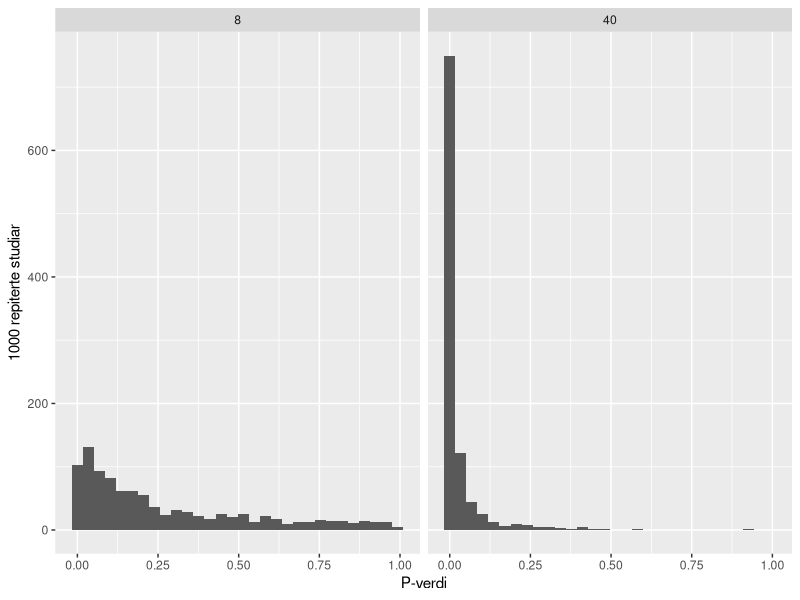
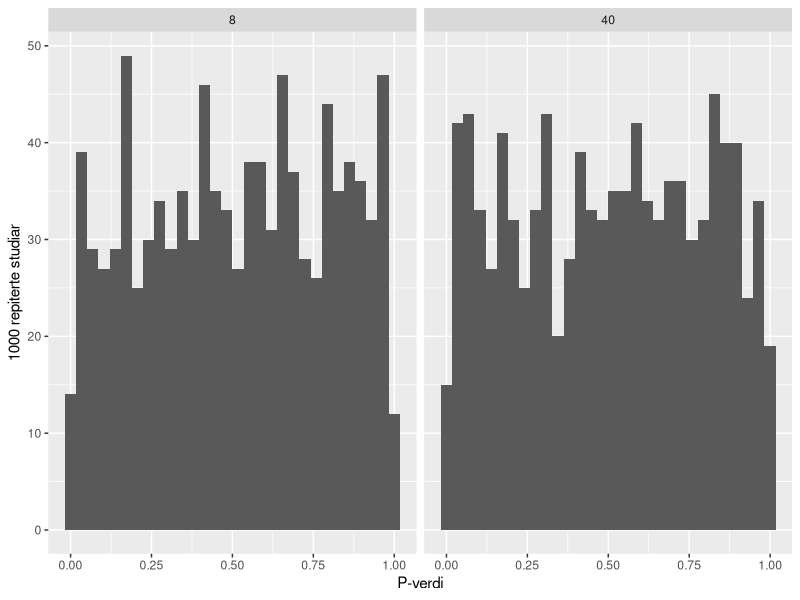

Generate these figures, in order, with R:
## ---- chunk 1
#| warning: FALSE
#| message: FALSE
#| echo: true


library(tidyverse)

set.seed(1)
population <- rnorm(1000000, mean = 1.5, sd = 3)


samp1 <- data.frame(y = sample(population, 8, replace = FALSE))

samp2 <- data.frame(y = sample(population, 40, replace = FALSE))




## ---- chunk 2
#| warning: FALSE
#| message: FALSE
#| echo: false


m1 <- lm(y ~ 1, data = samp1)
m2 <- lm(y ~ 1, data = samp2)

summary(m1)
summary(m2)
## ---- chunk 3
#| warning: FALSE
#| message: FALSE
#| echo: false

# Create data frames to store the model estimates
results_8 <- data.frame(estimate = rep(NA, 1000), 
                      se = rep(NA, 1000), 
                      pval = rep(NA, 1000), 
                      n = 8)  

results_40 <- data.frame(estimate = rep(NA, 1000), 
                      se = rep(NA, 1000), 
                      pval = rep(NA, 1000), 
                      n = 40)

# A for loop used to sample 1000 studies, each iteration (i) will draw a new sample
# from the population. 

for(i in 1:1000) {
  
  # Draw a sample 
  samp1 <- data.frame(y = sample(population, 8, replace = FALSE))
  samp2 <- data.frame(y = sample(population, 40, replace = FALSE))

  # Model the data
  m1 <- lm(y ~ 1, data = samp1)
  m2 <- lm(y ~ 1, data = samp2)
  
  # Extract values from the models
  results_8[i, 1] <- coef(summary(m1))[1, 1]
  results_8[i, 2] <- coef(summary(m1))[1, 2]
  results_8[i, 3] <- coef(summary(m1))[1, 4]

  results_40[i, 1] <- coef(summary(m2))[1, 1]
  results_40[i, 2] <- coef(summary(m2))[1, 2]
  results_40[i, 3] <- coef(summary(m2))[1, 4]
  
  
}


# Save the results in a combined data frame

results <- bind_rows(results_8, results_40)




## ---- chunk 4
#| warning: FALSE
#| message: FALSE
#| echo: false


sd_est40 <- sd(results_40$estimate)
sd_est8 <- sd(results_8$estimate)

mean_se40 <- mean(results_40$se)
mean_se8 <- mean(results_8$se)

## ---- chunk 5
#| warning: FALSE
#| message: FALSE
#| echo: false

results %>%
  ggplot(aes(pval)) + 
  geom_histogram() +
  facet_wrap(~ n) +
  labs(x = "P-verdi", y = "1000 repiterte studiar")
## ---- chunk 6
#| warning: FALSE
#| message: FALSE
#| echo: false

results %>%
  filter(pval < 0.05) %>%
  group_by(n) %>%
  summarise(sig_results = n())
## ---- chunk 7
#| warning: FALSE
#| message: FALSE
#| echo: false

library(pwr)

st_str_40 <- pwr.t.test(n = 40, sig.level = 0.05, d = 1.5/3, type = "one.sample")
st_str_8 <- pwr.t.test(n = 8, sig.level = 0.05, d = 1.5/3, type = "one.sample")
## ---- chunk 8
#| warning: FALSE
#| message: FALSE
#| echo: true

population <- rnorm(1000000, mean = 0, sd = 3)
## ---- chunk 9
#| warning: FALSE
#| message: FALSE
#| echo: false

population <- rnorm(1000000, mean = 0, sd = 3)


# Create data frames to store the model estimates
results_8 <- data.frame(estimate = rep(NA, 1000), 
                      se = rep(NA, 1000), 
                      pval = rep(NA, 1000), 
                      n = 8)  

results_40 <- data.frame(estimate = rep(NA, 1000), 
                      se = rep(NA, 1000), 
                      pval = rep(NA, 1000), 
                      n = 40)

# A for loop used to sample 1000 studies, each iteration (i) will draw a new sample
# from the population. 

for(i in 1:1000) {
  
  # Draw a sample 
  samp1 <- data.frame(y = sample(population, 8, replace = FALSE))
  samp2 <- data.frame(y = sample(population, 40, replace = FALSE))

  # Model the data
  m1 <- lm(y ~ 1, data = samp1)
  m2 <- lm(y ~ 1, data = samp2)
  
  # Extract values from the models
  results_8[i, 1] <- coef(summary(m1))[1, 1]
  results_8[i, 2] <- coef(summary(m1))[1, 2]
  results_8[i, 3] <- coef(summary(m1))[1, 4]

  results_40[i, 1] <- coef(summary(m2))[1, 1]
  results_40[i, 2] <- coef(summary(m2))[1, 2]
  results_40[i, 3] <- coef(summary(m2))[1, 4]
  
  
}


# Save the results in a combined data frame

results_null <- bind_rows(results_8, results_40)

results_null %>%
  ggplot(aes(pval)) + 
  geom_histogram() +
  facet_wrap(~ n) +
  labs(x = "P-verdi", y = "1000 repiterte studiar")
